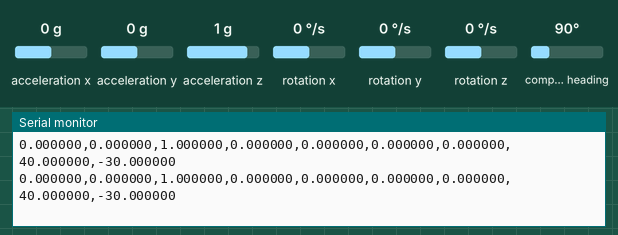
A sketch run on a simulated Arduino Nano 33 BLE. Parts: the last lines printed to the serial monitor. The inputs (shaded band) are chosen by the test bench; at power-on: acceleration x 0 g, acceleration y 0 g, acceleration z 1 g, rotation x 0 °/s, rotation y 0 °/s, rotation z 0 °/s, compass heading 90°.

Above: at 1.7 s.
1.8 s: acceleration x set to -1.4 g
At 2.6 s:
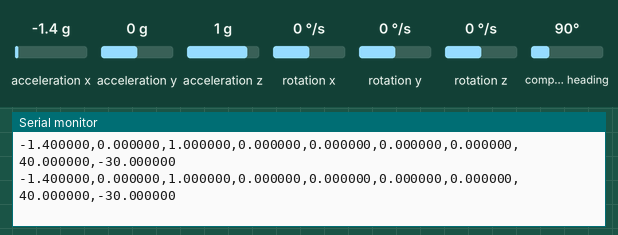
3.3 s: acceleration y set to -1.4 g
At 4.0 s:
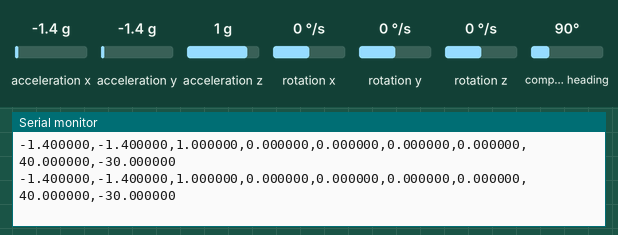
4.8 s: acceleration z set to -1.4 g
At 5.7 s:
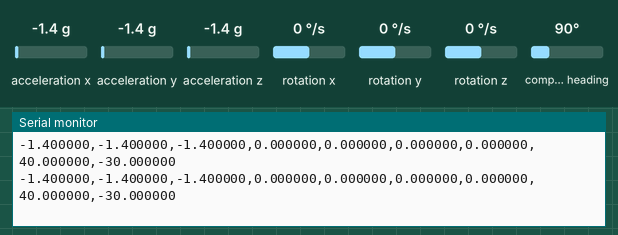
6.3 s: rotation x set to -192 °/s
At 6.9 s:
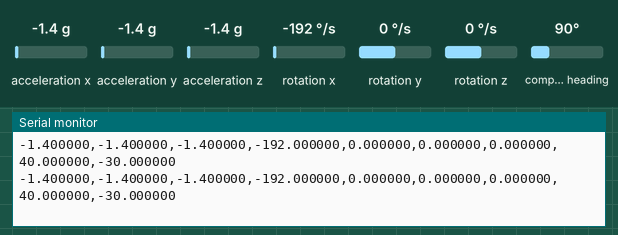
7.8 s: rotation y set to -192 °/s
At 8.8 s:
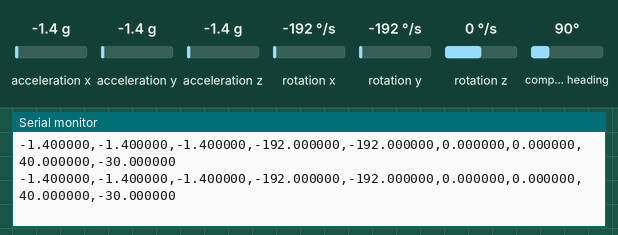
9.3 s: acceleration x set to 0 g
At 10.2 s:
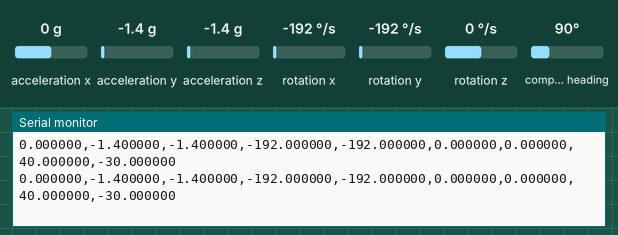

Measured:
- after the input at 1.8 s, the serial monitor: prints a new line at once (image 1)
- after the input at 3.3 s, the serial monitor: prints a new line at once (image 2)
- after the input at 4.8 s, the serial monitor: prints a new line at once (image 3)
- after the input at 6.3 s, the serial monitor: prints a new line at once (image 4)
- after the input at 7.8 s, the serial monitor: prints a new line at once (image 5)
- after the input at 9.3 s, the serial monitor: prints a new line at once (image 6)

The sketch:

data_collector.ino
```cpp
/*
  TableTennis — Collecte de données pour Edge Impulse (9 axes)
  =============================================================
  Envoie accX,accY,accZ,gyrX,gyrY,gyrZ,magX,magY,magZ à 50Hz.
  Utiliser avec : edge-impulse-data-forwarder

  PROCÉDURE :
    1. Flasher ce sketch sur le Nano 33 BLE Rev 2
    2. Ouvrir un terminal : edge-impulse-data-forwarder
    3. Sélectionner le projet 839469
    4. Dans Edge Impulse Studio → Create Impulse :
       - Axes : accX, accY, accZ, gyrX, gyrY, gyrZ, magX, magY, magZ
    5. Dans Data acquisition :
       - Label (BHdrive, BHsmash, FHdrive, FHloop, FHsmash)
       - Durée : 2000ms | 40-50 coups par classe
*/

#include <Arduino_BMI270_BMM150.h>

#define SAMPLE_RATE_HZ  50
#define INTERVAL_MS     (1000 / SAMPLE_RATE_HZ)  // 20ms

unsigned long lastSample = 0;

void setup() {
  Serial.begin(115200);
  while (!Serial);
  delay(500);

  if (!IMU.begin()) {
    Serial.println("ERR: IMU");
    while (1);
  }

  // Header requis par edge-impulse-data-forwarder (9 axes)
  Serial.println("Inertial Measurement Unit + Magnetometer");
  Serial.println("accX accY accZ gyrX gyrY gyrZ magX magY magZ");
}

void loop() {
  unsigned long now = millis();
  if (now - lastSample < INTERVAL_MS) return;
  lastSample = now;

  if (!IMU.accelerationAvailable() || !IMU.gyroscopeAvailable()) return;

  float ax, ay, az, gx, gy, gz, mx, my, mz;
  IMU.readAcceleration(ax, ay, az);
  IMU.readGyroscope(gx, gy, gz);

  // Magnétomètre — valeur 0 si non disponible ce cycle
  if (IMU.magneticFieldAvailable()) {
    IMU.readMagneticField(mx, my, mz);
  } else {
    mx = my = mz = 0.0f;
  }

  // Format CSV attendu par le data-forwarder
  Serial.print(ax, 6); Serial.print(",");
  Serial.print(ay, 6); Serial.print(",");
  Serial.print(az, 6); Serial.print(",");
  Serial.print(gx, 6); Serial.print(",");
  Serial.print(gy, 6); Serial.print(",");
  Serial.print(gz, 6); Serial.print(",");
  Serial.print(mx, 6); Serial.print(",");
  Serial.print(my, 6); Serial.print(",");
  Serial.println(mz, 6);
}
```
